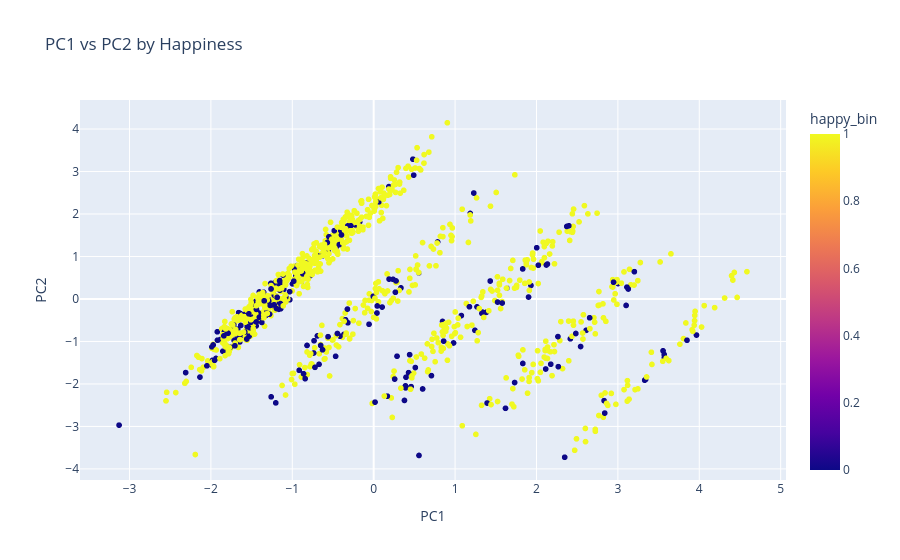

This figure's notebook cell:
### Code cell
# 7. Scatter plot
fig = px.scatter(
    df,
    x="PC1",
    y="PC2",
    color="happy_bin",
    title="PC1 vs PC2 by Happiness"
)
fig.show()

### Figure 1 — Plotly figure (JSON) as saved in the notebook; plotly's stock layout.template omitted (floating-point values rounded to 4 significant figures; data arrays with more than 128 entries replaced by an {"elided": "..."} marker saying what was removed)
{"data": [{"hovertemplate": "PC1=%{x}<br>PC2=%{y}<br>happy_bin=%{marker.color}<extra></extra>", "legendgroup": "", "marker": {"color": {"elided": "1056 int values"}, "coloraxis": "coloraxis", "symbol": "circle"}, "mode": "markers", "name": "", "showlegend": false, "type": "scattergl", "x": {"elided": "1056 float values"}, "xaxis": "x", "y": {"elided": "1056 float values"}, "yaxis": "y"}], "layout": {"coloraxis": {"colorbar": {"title": {"text": "happy_bin"}}, "colorscale": [[0, "#0d0887"], [0.1111, "#46039f"], [0.2222, "#7201a8"], [0.3333, "#9c179e"], [0.4444, "#bd3786"], [0.5556, "#d8576b"], [0.6667, "#ed7953"], [0.7778, "#fb9f3a"], [0.8889, "#fdca26"], [1, "#f0f921"]]}, "legend": {"tracegroupgap": 0}, "title": {"text": "PC1 vs PC2 by Happiness"}, "xaxis": {"anchor": "y", "domain": [0, 1], "title": {"text": "PC1"}}, "yaxis": {"anchor": "x", "domain": [0, 1], "title": {"text": "PC2"}}}}
